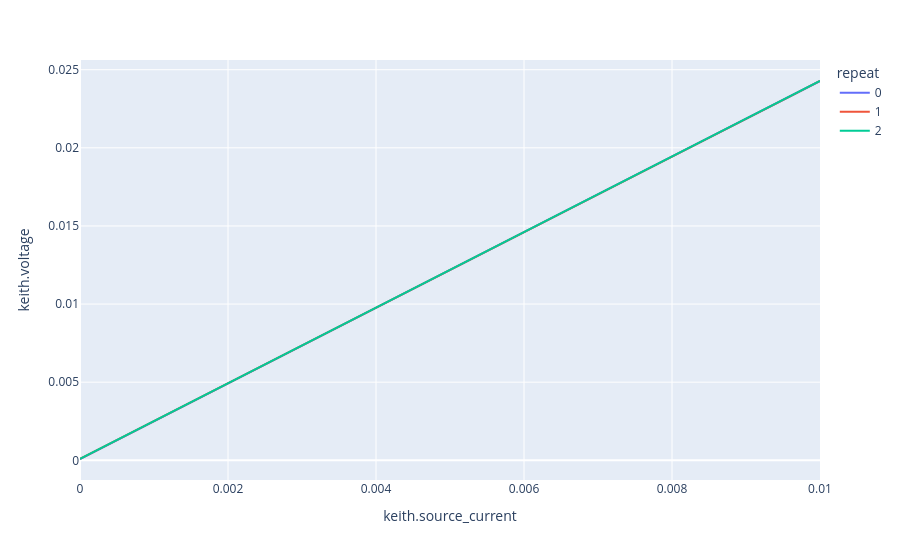

Notebook cell for this chart:
### Code cell
test = rename_columns(pd.read_csv("VItrace.csv", comment = ";"))
print(list(test.columns))
px.line(test, x='keith.source_current', y='keith.voltage',color="ist.voltage",shape=
